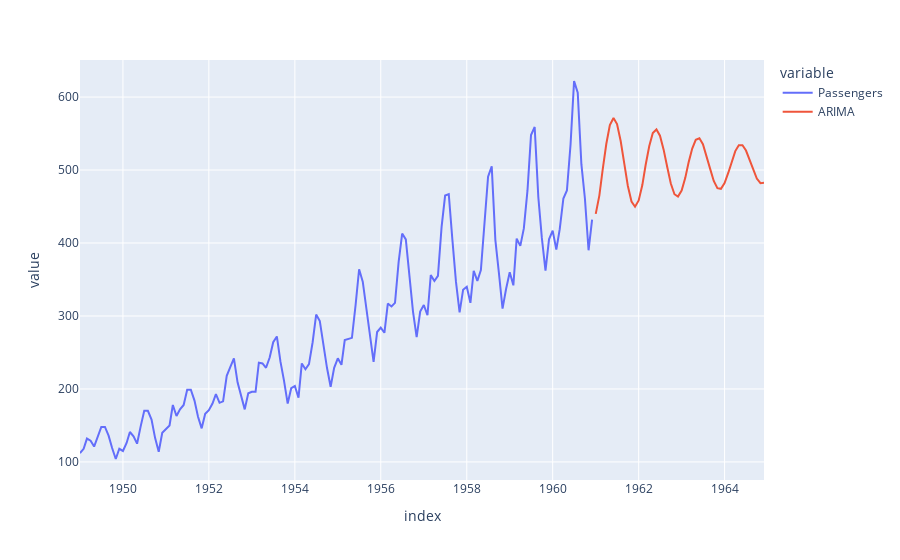

Notebook code cell kept with this figure:
### Markdown cell above
### ARIMA

### Code cell
def arima_forecast(data, order, horizon):
    model = ARIMA(data, order=order)
    model_fit = model.fit()
    forecast = model_fit.predict(start=len(data), end=len(data)+horizon-1)
    return forecast

df_forecast_arima = df_forecast_base.copy()
df_forecast_arima['ARIMA'] = arima_forecast(data, order=(2,1,2), horizon=horizon)

pd.concat([df_passengers, df_forecast_arima]).plot()

### Figure 1 — Plotly figure (JSON) as saved in the notebook; plotly's stock layout.template omitted (floating-point values rounded to 4 significant figures; data arrays with more than 128 entries replaced by an {"elided": "..."} marker saying what was removed)
{"data": [{"hovertemplate": "variable=Passengers<br>index=%{x}<br>value=%{y}<extra></extra>", "legendgroup": "Passengers", "line": {"color": "#636efa", "dash": "solid"}, "marker": {"symbol": "circle"}, "mode": "lines", "name": "Passengers", "orientation": "v", "showlegend": true, "type": "scatter", "x": {"elided": "192 str values"}, "xaxis": "x", "y": {"elided": "192 float values"}, "yaxis": "y"}, {"hovertemplate": "variable=ARIMA<br>index=%{x}<br>value=%{y}<extra></extra>", "legendgroup": "ARIMA", "line": {"color": "#EF553B", "dash": "solid"}, "marker": {"symbol": "circle"}, "mode": "lines", "name": "ARIMA", "orientation": "v", "showlegend": true, "type": "scatter", "x": {"elided": "192 str values"}, "xaxis": "x", "y": {"elided": "192 float values"}, "yaxis": "y"}], "layout": {"legend": {"title": {"text": "variable"}, "tracegroupgap": 0}, "margin": {"t": 60}, "xaxis": {"anchor": "y", "domain": [0, 1], "title": {"text": "index"}}, "yaxis": {"anchor": "x", "domain": [0, 1], "title": {"text": "value"}}}}
